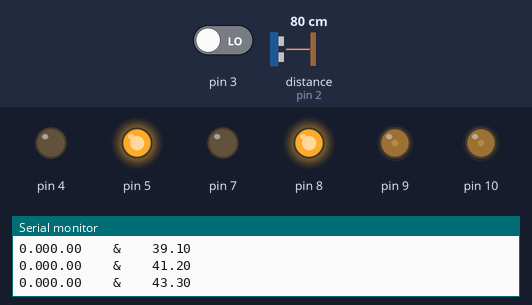
A program run on a simulated Arduino Mega 2560, built with avr-gcc and run on an emulated ATmega2560. Parts: output pins drawn as LEDs (lit = HIGH), the last lines printed to the serial monitor. Wiring (inferred from the names in the program): range finder with pulse-width output: data pin 2. The inputs (shaded band) are chosen by the test bench; at power-on: pin 3 LOW, distance to the obstacle (sensor on pin 2) 80 cm. The echo pulse lasts 58.3 µs per cm.

Above: at 1.25 s.
1.3 s: pin 3 driven HIGH
At 3.55 s:
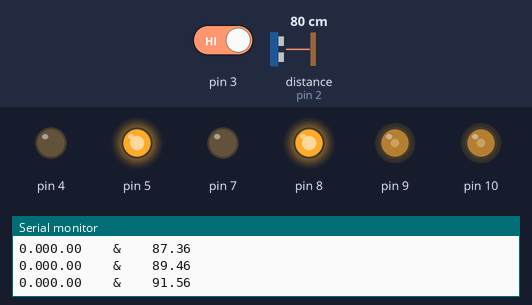
At 11.8 s:
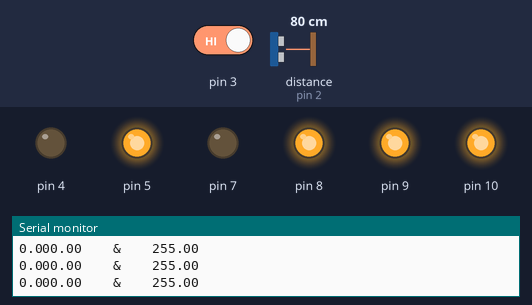
Timing chart, 0 to 13.3 s (numbered marks = the images above; inputs shaded):
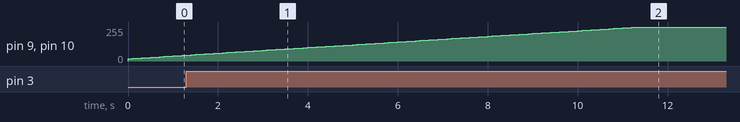

The program:

main.cpp
```cpp
#include <WProgram.h>
#include "Motor.h"
#include "MotorControl.h"
#include "PID_v1.h"
#include <HardwareSerial.h>
#include "main.h"
/* *
 * Pin Sheet Setup
 * */
const int L_CT1 = 9;
const int L_CT2 = 8;
const int L_CT3 = 7;
const int R_CT1 = 10;
const int R_CT2 = 5;
const int R_CT3 = 4;

/**
 * Impulse Interrupt Setting up
 */
const int L_INTERRUPT = 1;
const int R_INTERRUPT = 0;
int R_COUNT = 0;
int L_COUNT = 0;

/**
 * construcor for whole parts
 */

/*two side motors*/
Motor lMotor(L_CT1, L_CT2, L_CT3);
Motor rMotor(R_CT1, R_CT2, R_CT3);

/*two counter for both side*/
MotorCounter lCounter;
MotorCounter rCounter;

#define        Kp_L                0.32
#define        Ki_L                0.42
#define        Kd_L                0.03

double eSpeed = 50;
double nowSpeed = 0;
double outPwm;

PID leftPid(&nowSpeed, &outPwm, &eSpeed, Kp_L, Ki_L, Kd_L, DIRECT);

/*main motor control*/
MotorControl motorCtl(lMotor, rMotor);

/**
 * Interrupt function
 * */
void rImpulseFunction() {
	rCounter.addOneCount();
}
void lImpluseFunction() {
	lCounter.addOneCount();
}

int main(void) {
	init();

	setup();

	for (;;)
		loop();

	return 0;
}
long startTime;
long endTime;

void setup() {
	Serial.begin(9600);
	attachInterrupt(L_INTERRUPT, lImpluseFunction, CHANGE);
	attachInterrupt(R_INTERRUPT, rImpulseFunction, CHANGE);
	motorCtl.forward(100);
	leftPid.SetMode(AUTOMATIC);
}

void loop() {
	if ((endTime = millis()) % 100 == 0) {
		nowSpeed = lCounter.getCount();
		Serial.print(nowSpeed);
		leftPid.Compute();
		lCounter.clearCount();
		Serial.print(nowSpeed);
		Serial.print("    &    ");
		Serial.println(outPwm);
		motorCtl.forward(outPwm);
	}
}
```

Motor.cpp
```cpp
/*
 * Motor.cpp
 *
 *  Created on: 2011-10-17
 *      Author: Akira.Pan
 */

#include "Motor.h"
#include <WProgram.h>
#include <HardwareSerial.h>
Motor::Motor() {

}

Motor::Motor(int ct1, int ct2, int ct3) {
	this->_ct1 = ct1;
	this->_ct2 = ct2;
	this->_ct3 = ct3;
	this->init();
}

void Motor::init() {
	pinMode(this->_ct1, OUTPUT);
	pinMode(this->_ct2, OUTPUT);
	pinMode(this->_ct3, OUTPUT);
	this->_speed = 0;
	analogWrite(this->_ct1, this->_speed);
	digitalWrite(this->_ct2, LOW);
	digitalWrite(this->_ct3, LOW);

}

void Motor::setSpeed(int speed) {
	this->_speed = speed;
	analogWrite(this->_ct1, this->_speed);
}

void Motor::forward() {
	digitalWrite(this->_ct2, HIGH);
	digitalWrite(this->_ct3, LOW);
}

void Motor::forward(int speed) {
	this->setSpeed(speed);
	this->forward();

}
void Motor::backward() {
	digitalWrite(this->_ct2, LOW);
	digitalWrite(this->_ct3, HIGH);
}

void Motor::backward(int speed) {
	this->setSpeed(speed);
	this->backward();
}

void Motor::stop() {
	this->setSpeed(0);
	digitalWrite(this->_ct2, LOW);
	digitalWrite(this->_ct3, LOW);
}

void Motor::slide() {
	digitalWrite(this->_ct1, LOW);
	digitalWrite(this->_ct2, HIGH);
	digitalWrite(this->_ct3, HIGH);
}
```

Motor.h
```cpp
/*
 * Motor.h
 *
 *  Created on: 2011-10-17
 *      Author: Administrator
 */

#ifndef MOTOR_H_
#define MOTOR_H_

class Motor {
public:
	Motor();
	Motor(int ct1, int ct2, int ct3);
	void init();
	void setSpeed(int speed);
	void forward();
	void forward(int speed);
	void stop();
	void backward();
	void backward(int speed);
	void slide();

private:
	int _ct1;
	int _ct2;
	int _ct3;
	int _speed;
};

#endif /* MOTOR_H_ */
```

MotorControl.cpp
```cpp
#include "MotorControl.h"
#include "math.h"

MotorControl::MotorControl() {
}
MotorControl::MotorControl(Motor leftMotor, Motor rightMotor) {
	this->_leftMotor=leftMotor;
	this->_rightMotor=rightMotor;
}

void MotorControl::forward(int speed) {
	this->_leftMotor.forward(speed);
	this->_rightMotor.forward(speed);
}

void MotorControl::backward(int speed) {
	this->_leftMotor.backward(speed);
	this->_rightMotor.backward(speed);
}
void MotorControl::turnLeft() {
	this->_rightMotor.forward(this->TURN_AROUND_SPEED);
	this->_leftMotor.backward(this->TURN_AROUND_SPEED);
}

void MotorControl::turnRight() {
	this->_leftMotor.forward(this->TURN_AROUND_SPEED);
	this->_rightMotor.backward(this->TURN_AROUND_SPEED);
}
/**
 */
MotorCounter::MotorCounter() {
	this->_currentCount=0;
}

void MotorCounter::addOneCount() {
	this->_currentCount++;
}

void MotorCounter::clearCount() {
	this->_currentCount=0;
}

int MotorCounter::getCount() {
	return this->_currentCount;
}
/* *
 * Cycle Part
 * */
float Cycle::getCircumference() {
	return M_PI*this->_diameter;
}

void Cycle::setCounter(int count) {
	this->_count=count;
}
void Cycle::setDiameter(float diameter) {
	this->_diameter=diameter;
}

float Cycle::oneCountLength() {
	return this->getCircumference()/this->_count;
}
```

MotorControl.h
```cpp
#ifndef MOTORCONTROL_H_
#define MOTORCONTROL_H_

#include "Motor.h"

/**
 * Âö³å¼ÆÊý
 */
class MotorCounter {
public:
	MotorCounter();
	void addOneCount();
	void setImpulseWidth(float width);
	void clearCount();
	int getCount();
private:
	int _currentCount;
	float _impulseWidth;
};
/**
 * ÂÖì±²ÎÊý
 */
class Cycle {
	/**
	 * »ñÈ¡ÂÖ×ÓµÄµ¥È¦³¤¶È
	 */
	void setDiameter(float diameter);
	void setCounter(int _count);
	float getCircumference();
	float oneCountLength();
private:
	float _diameter;
	int _count;
};

/**
 *  µç»úÖ÷¿Ø
 */
class MotorControl {
public:
	MotorControl();
	MotorControl(Motor leftMotor, Motor rightMotor);

	static const int TURN_AROUND_SPEED=100;

	void forward(int speed);
	void backward(int speed);
	void turnLeft();
	void turnRight();
	void setBothCounter(MotorCounter left, MotorCounter rigth);
private:
	Motor _leftMotor;
	Motor _rightMotor;
	Cycle _leftCycle;
	Cycle _rightCycle;
};

#endif /*MOTORCONTROL_H_*/
```

HardwareSerial.h
```cpp
// (licence header left out)
#ifndef HardwareSerial_h
#define HardwareSerial_h

#include <inttypes.h>

#include "Stream.h"

struct ring_buffer;

class HardwareSerial : public Stream
{
  private:
    ring_buffer *_rx_buffer;
    volatile uint8_t *_ubrrh;
    volatile uint8_t *_ubrrl;
    volatile uint8_t *_ucsra;
    volatile uint8_t *_ucsrb;
    volatile uint8_t *_udr;
    uint8_t _rxen;
    uint8_t _txen;
    uint8_t _rxcie;
    uint8_t _udre;
    uint8_t _u2x;
  public:
    HardwareSerial(ring_buffer *rx_buffer,
      volatile uint8_t *ubrrh, volatile uint8_t *ubrrl,
      volatile uint8_t *ucsra, volatile uint8_t *ucsrb,
      volatile uint8_t *udr,
      uint8_t rxen, uint8_t txen, uint8_t rxcie, uint8_t udre, uint8_t u2x);
    void begin(long);
    void end();
    virtual int available(void);
    virtual int peek(void);
    virtual int read(void);
    virtual void flush(void);
    virtual void write(uint8_t);
    using Print::write; // pull in write(str) and write(buf, size) from Print
};

#if defined(UBRRH) || defined(UBRR0H)
  extern HardwareSerial Serial;
#elif defined(USBCON)
  #include "usb_api.h"
#endif
#if defined(UBRR1H)
  extern HardwareSerial Serial1;
#endif
#if defined(UBRR2H)
  extern HardwareSerial Serial2;
#endif
#if defined(UBRR3H)
  extern HardwareSerial Serial3;
#endif

#endif
```

Print.h
```cpp
// (licence header left out)
#ifndef Print_h
#define Print_h

#include <inttypes.h>
#include <stdio.h> // for size_t

#include "WString.h"

#define DEC 10
#define HEX 16
#define OCT 8
#define BIN 2
#define BYTE 0

class Print
{
  private:
    void printNumber(unsigned long, uint8_t);
    void printFloat(double, uint8_t);
  public:
    virtual void write(uint8_t) = 0;
    virtual void write(const char *str);
    virtual void write(const uint8_t *buffer, size_t size);

    void print(const String &);
    void print(const char[]);
    void print(char, int = BYTE);
    void print(unsigned char, int = BYTE);
    void print(int, int = DEC);
    void print(unsigned int, int = DEC);
    void print(long, int = DEC);
    void print(unsigned long, int = DEC);
    void print(double, int = 2);

    void println(const String &s);
    void println(const char[]);
    void println(char, int = BYTE);
    void println(unsigned char, int = BYTE);
    void println(int, int = DEC);
    void println(unsigned int, int = DEC);
    void println(long, int = DEC);
    void println(unsigned long, int = DEC);
    void println(double, int = 2);
    void println(void);
};

#endif
```

Stream.h
```cpp
// (licence header left out)
#ifndef Stream_h
#define Stream_h

#include <inttypes.h>
#include "Print.h"

class Stream : public Print
{
  public:
    virtual int available() = 0;
    virtual int read() = 0;
    virtual int peek() = 0;
    virtual void flush() = 0;
};

#endif
```

WString.h
```cpp
// (licence header left out)
#ifndef String_h
#define String_h

//#include "WProgram.h"
#include <stdlib.h>
#include <string.h>
#include <ctype.h>

class String
{
  public:
    // constructors
    String( const char *value = "" );
    String( const String &value );
    String( const char );
    String( const unsigned char );
    String( const int, const int base=10);
    String( const unsigned int, const int base=10 );
    String( const long, const int base=10 );
    String( const unsigned long, const int base=10 );
    ~String() { free(_buffer); _length = _capacity = 0;}     //added _length = _capacity = 0;

    // operators
    const String & operator = ( const String &rhs );
    const String & operator +=( const String &rhs );
    //const String & operator +=( const char );
    int operator ==( const String &rhs ) const;
    int	operator !=( const String &rhs ) const;
    int	operator < ( const String &rhs ) const;
    int	operator > ( const String &rhs ) const;
    int	operator <=( const String &rhs ) const;
    int	operator >=( const String &rhs ) const;
    char operator []( unsigned int index ) const;
    char& operator []( unsigned int index );
    //operator const char *() const { return _buffer; }

    // general methods
    char charAt( unsigned int index ) const;
    int	compareTo( const String &anotherString ) const;
    unsigned char endsWith( const String &suffix ) const;
    unsigned char equals( const String &anObject ) const;
    unsigned char equalsIgnoreCase( const String &anotherString ) const;
    int	indexOf( char ch ) const;
    int	indexOf( char ch, unsigned int fromIndex ) const;
    int	indexOf( const String &str ) const;
    int	indexOf( const String &str, unsigned int fromIndex ) const;
    int	lastIndexOf( char ch ) const;
    int	lastIndexOf( char ch, unsigned int fromIndex ) const;
    int	lastIndexOf( const String &str ) const;
    int	lastIndexOf( const String &str, unsigned int fromIndex ) const;
    const unsigned int length( ) const { return _length; }
    void setCharAt(unsigned int index, const char ch);
    unsigned char startsWith( const String &prefix ) const;
    unsigned char startsWith( const String &prefix, unsigned int toffset ) const;
    String substring( unsigned int beginIndex ) const;
    String substring( unsigned int beginIndex, unsigned int endIndex ) const;
    String toLowerCase( ) const;
    String toUpperCase( ) const;
    String trim( ) const;
    void getBytes(unsigned char *buf, unsigned int bufsize);
    void toCharArray(char *buf, unsigned int bufsize);
    long toInt( );
    const String& concat( const String &str );
    String replace( char oldChar, char newChar );
    String replace( const String& match, const String& replace );
    friend String operator + ( String lhs, const String &rhs );

  protected:
    char *_buffer;	     // the actual char array
    unsigned int _capacity;  // the array length minus one (for the '\0')
    unsigned int _length;    // the String length (not counting the '\0')

    void getBuffer(unsigned int maxStrLen);

  private:

};

// allocate buffer space
inline void String::getBuffer(unsigned int maxStrLen)
{
  _capacity = maxStrLen;
  _buffer = (char *) malloc(_capacity + 1);
  if (_buffer == NULL) _length = _capacity = 0;
}

inline String operator+( String lhs, const String &rhs )
{
  return lhs += rhs;
}


#endif
```

wiring.h
```cpp
// (licence header left out)
#ifndef Wiring_h
#define Wiring_h

#include <avr/io.h>
#include <stdlib.h>
#include "binary.h"

#ifdef __cplusplus
extern "C"{
#endif

#define HIGH 0x1
#define LOW  0x0

#define INPUT 0x0
#define OUTPUT 0x1

#define true 0x1
#define false 0x0

#define PI 3.1415926535897932384626433832795
#define HALF_PI 1.5707963267948966192313216916398
#define TWO_PI 6.283185307179586476925286766559
#define DEG_TO_RAD 0.017453292519943295769236907684886
#define RAD_TO_DEG 57.295779513082320876798154814105

#define SERIAL  0x0
#define DISPLAY 0x1

#define LSBFIRST 0
#define MSBFIRST 1

#define CHANGE 1
#define FALLING 2
#define RISING 3

#if defined(__AVR_ATmega1280__) || defined(__AVR_ATmega2560__)
#define INTERNAL1V1 2
#define INTERNAL2V56 3
#else
#define INTERNAL 3
#endif
#define DEFAULT 1
#define EXTERNAL 0

// undefine stdlib's abs if encountered
#ifdef abs
#undef abs
#endif

#define min(a,b) ((a)<(b)?(a):(b))
#define max(a,b) ((a)>(b)?(a):(b))
#define abs(x) ((x)>0?(x):-(x))
#define constrain(amt,low,high) ((amt)<(low)?(low):((amt)>(high)?(high):(amt)))
#define round(x)     ((x)>=0?(long)((x)+0.5):(long)((x)-0.5))
#define radians(deg) ((deg)*DEG_TO_RAD)
#define degrees(rad) ((rad)*RAD_TO_DEG)
#define sq(x) ((x)*(x))

#define interrupts() sei()
#define noInterrupts() cli()

#define clockCyclesPerMicrosecond() ( F_CPU / 1000000L )
#define clockCyclesToMicroseconds(a) ( ((a) * 1000L) / (F_CPU / 1000L) )
#define microsecondsToClockCycles(a) ( ((a) * (F_CPU / 1000L)) / 1000L )

#define lowByte(w) ((uint8_t) ((w) & 0xff))
#define highByte(w) ((uint8_t) ((w) >> 8))

#define bitRead(value, bit) (((value) >> (bit)) & 0x01)
#define bitSet(value, bit) ((value) |= (1UL << (bit)))
#define bitClear(value, bit) ((value) &= ~(1UL << (bit)))
#define bitWrite(value, bit, bitvalue) (bitvalue ? bitSet(value, bit) : bitClear(value, bit))


typedef unsigned int word;

#define bit(b) (1UL << (b))

typedef uint8_t boolean;
typedef uint8_t byte;

void init(void);

void pinMode(uint8_t, uint8_t);
void digitalWrite(uint8_t, uint8_t);
int digitalRead(uint8_t);
int analogRead(uint8_t);
void analogReference(uint8_t mode);
void analogWrite(uint8_t, int);

unsigned long millis(void);
unsigned long micros(void);
void delay(unsigned long);
void delayMicroseconds(unsigned int us);
unsigned long pulseIn(uint8_t pin, uint8_t state, unsigned long timeout);

void shiftOut(uint8_t dataPin, uint8_t clockPin, uint8_t bitOrder, uint8_t val);
uint8_t shiftIn(uint8_t dataPin, uint8_t clockPin, uint8_t bitOrder);

void attachInterrupt(uint8_t, void (*)(void), int mode);
void detachInterrupt(uint8_t);

void setup(void);
void loop(void);

#ifdef __cplusplus
} // extern "C"
#endif

#endif
```

main.h
```cpp
/*
 * main.h
 *
 *  Created on: 2011-10-18
 *      Author: Administrator
 */

#ifndef MAIN_H_
#define MAIN_H_
#include <stdlib.h>

extern "C" void __cxa_pure_virtual() {
	cli();
	for (;;)
		;
}

__extension__ typedef int __guard __attribute__((mode (__DI__)));

void * operator new(size_t size) {
	return malloc(size);
}

void operator delete(void * ptr) {
	free(ptr);
}

void * operator new[](size_t size) {
	return malloc(size);
}

void operator delete[](void * ptr) {
	if (ptr)
		free(ptr);
}

int __cxa_guard_acquire(__guard *g) {
	return !*(char *) (g);
}
void __cxa_guard_release(__guard *g) {
	*(char *) g = 1;
}
void __cxa_guard_abort(__guard *) {
}

#endif /* MAIN_H_ */
```

pins_arduino.h
```cpp
// (licence header left out)
#ifndef Pins_Arduino_h
#define Pins_Arduino_h

#include <avr/pgmspace.h>

#define NOT_A_PIN 0
#define NOT_A_PORT 0

#define NOT_ON_TIMER 0
#define TIMER0A 1
#define TIMER0B 2
#define TIMER1A 3
#define TIMER1B 4
#define TIMER2  5
#define TIMER2A 6
#define TIMER2B 7

#define TIMER3A 8
#define TIMER3B 9
#define TIMER3C 10
#define TIMER4A 11
#define TIMER4B 12
#define TIMER4C 13
#define TIMER5A 14
#define TIMER5B 15
#define TIMER5C 16

#if defined(__AVR_ATmega1280__) || defined(__AVR_ATmega2560__)
const static uint8_t SS   = 53;
const static uint8_t MOSI = 51;
const static uint8_t MISO = 50;
const static uint8_t SCK  = 52;
#else
const static uint8_t SS   = 10;
const static uint8_t MOSI = 11;
const static uint8_t MISO = 12;
const static uint8_t SCK  = 13;
#endif

// On the ATmega1280, the addresses of some of the port registers are
// greater than 255, so we can't store them in uint8_t's.
extern const uint16_t PROGMEM port_to_mode_PGM[];
extern const uint16_t PROGMEM port_to_input_PGM[];
extern const uint16_t PROGMEM port_to_output_PGM[];

extern const uint8_t PROGMEM digital_pin_to_port_PGM[];
// extern const uint8_t PROGMEM digital_pin_to_bit_PGM[];
extern const uint8_t PROGMEM digital_pin_to_bit_mask_PGM[];
extern const uint8_t PROGMEM digital_pin_to_timer_PGM[];

// Get the bit location within the hardware port of the given virtual pin.
// This comes from the pins_*.c file for the active board configuration.
//
// These perform slightly better as macros compared to inline functions
//
#define digitalPinToPort(P) ( pgm_read_byte( digital_pin_to_port_PGM + (P) ) )
#define digitalPinToBitMask(P) ( pgm_read_byte( digital_pin_to_bit_mask_PGM + (P) ) )
#define digitalPinToTimer(P) ( pgm_read_byte( digital_pin_to_timer_PGM + (P) ) )
#define analogInPinToBit(P) (P)
#define portOutputRegister(P) ( (volatile uint8_t *)( pgm_read_word( port_to_output_PGM + (P))) )
#define portInputRegister(P) ( (volatile uint8_t *)( pgm_read_word( port_to_input_PGM + (P))) )
#define portModeRegister(P) ( (volatile uint8_t *)( pgm_read_word( port_to_mode_PGM + (P))) )

#endif
```

Source omitted: Tone.cpp (14310 bytes), binary.h (10379 bytes)
